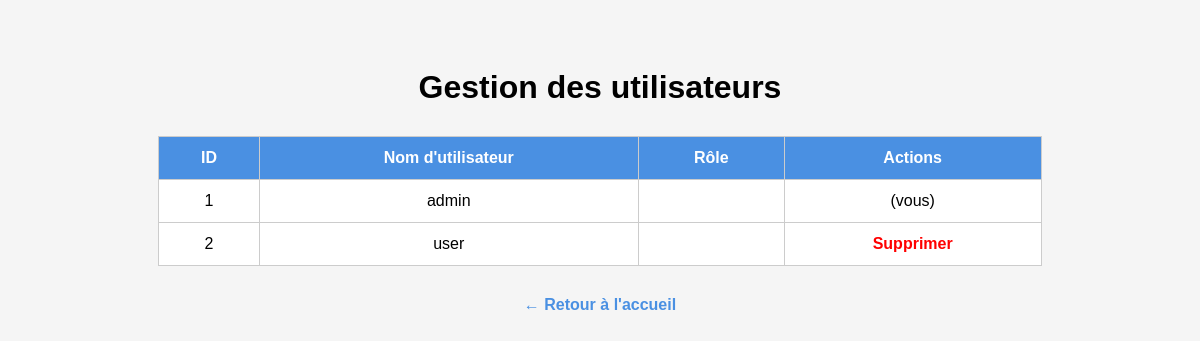
/admin.php (signed in), run on the app's committed database.
### tables this page shows
CREATE TABLE users (
        id INTEGER PRIMARY KEY AUTOINCREMENT,
        username TEXT NOT NULL UNIQUE,
        password TEXT NOT NULL,
        role TEXT NOT NULL DEFAULT 'user'
    );

### db.php (called while the page is built, shortened)
<?php
function getDB() {
    static $db = null;
    if ($db === null) {
        try {
            $db = new PDO('sqlite:database.db');
            $db->setAttribute(PDO::ATTR_ERRMODE, PDO::ERRMODE_EXCEPTION);
        } catch (PDOException $e) {
            die("Erreur de connexion à la base de données : " . $e->getMessage());
        }
    }
    return $db;
}
function getAllUsers() {
    $db = getDB();
    $stmt = $db->query("SELECT id, username FROM users ORDER BY username ASC");
    return $stmt->fetchAll(PDO::FETCH_ASSOC);
}
?>

### admin.php (the view, shortened to what this page needs)
<?php
require 'db.php';
$users = getAllUsers();
?>
<!DOCTYPE html>
<html lang="fr">
<head>
</head>
<body>
<h1>Gestion des utilisateurs</h1>
<table>
    <thead>
        <tr>
            <th>ID</th>
            <th>Nom d'utilisateur</th>
            <th>Rôle</th>
            <th>Actions</th>
        </tr>
    </thead>
    <tbody>
        <?php foreach ($users as $user): ?>
            <tr>
                <td><?= $user['id'] ?></td>
                <td><?= htmlspecialchars($user['username']) ?></td>
                <td><?= htmlspecialchars($user['role']) ?></td>
                <td class="actions">
                    <?php if ($user['username'] !== $_SESSION['username']): ?>
                        <a href="delete_user.php?username=<?= urlencode($user['username']) ?>" onclick="return confirm('Supprimer cet utilisateur ?');">Supprimer</a>
                    <?php else: ?>
                        (vous)
                    <?php endif; ?>
                </td>
            </tr>
        <?php endforeach; ?>
    </tbody>
</table>
<a class="back" href="home.php">← Retour à l'accueil</a>
</body>
</html>

### admin.php (style rules this page uses)
body { font-family: Arial, sans-serif; background: #f5f5f5; padding: 40px; }
table { width: 80%; margin: auto; border-collapse: collapse; background: white; }
th, td { padding: 12px; border: 1px solid #ccc; text-align: center; }
th { background-color: #4a90e2; color: white; }
.actions a { color: red; text-decoration: none; font-weight: bold; }
h1 { text-align: center; margin-bottom: 30px; }
a.back { display: block; text-align: center; margin-top: 30px; text-decoration: none; color: #4a90e2; font-weight: bold; }

### data on the page
users: id "1", username "admin", shows "(vous)"
users: id "2", username "user"
